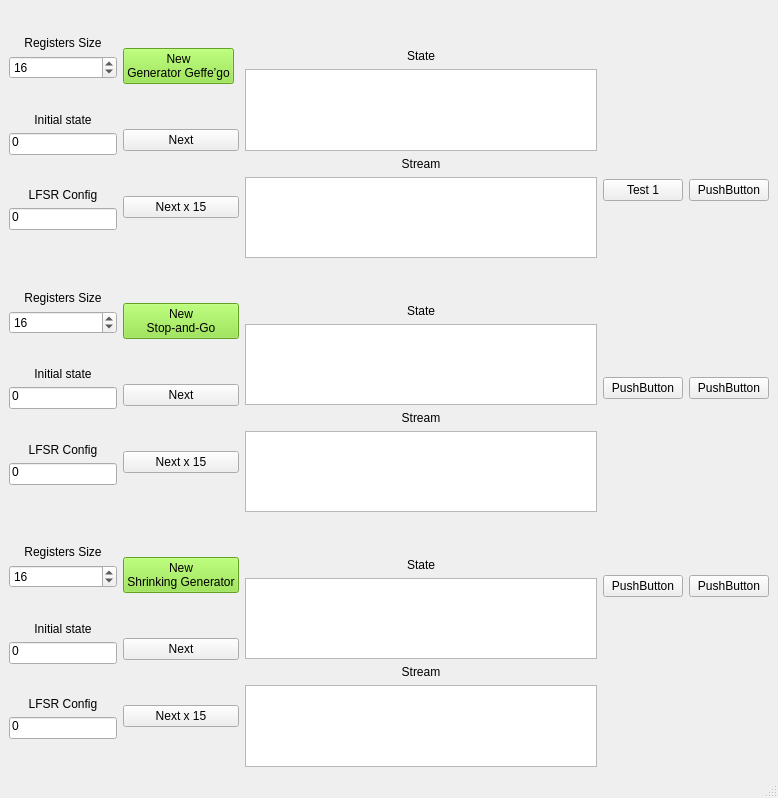
<?xml version="1.0" encoding="UTF-8"?>
<ui version="4.0">
 <class>MainWindow</class>
 <widget class="QMainWindow" name="MainWindow">
  <property name="geometry">
   <rect>
    <x>0</x>
    <y>0</y>
    <width>778</width>
    <height>798</height>
   </rect>
  </property>
  <property name="windowTitle">
   <string>MainWindow</string>
  </property>
  <widget class="QWidget" name="centralwidget">
   <layout class="QGridLayout" name="gridLayout" columnstretch="3,1">
    <property name="sizeConstraint">
     <enum>QLayout::SetMinimumSize</enum>
    </property>
    <item row="0" column="0">
     <layout class="QGridLayout" name="MainGrid" rowstretch="0" columnstretch="2">
      <property name="sizeConstraint">
       <enum>QLayout::SetDefaultConstraint</enum>
      </property>
      <property name="leftMargin">
       <number>0</number>
      </property>
      <item row="0" column="0">
       <layout class="QGridLayout" name="grid_Generators" rowstretch="1,1,1" columnstretch="1,1,100">
        <property name="sizeConstraint">
         <enum>QLayout::SetDefaultConstraint</enum>
        </property>
        <item row="1" column="0">
         <layout class="QGridLayout" name="grid_config_stopandgo">
          <item row="3" column="0">
           <spacer name="verticalSpacer_3">
            <property name="orientation">
             <enum>Qt::Vertical</enum>
            </property>
            <property name="sizeHint" stdset="0">
             <size>
              <width>20</width>
              <height>40</height>
             </size>
            </property>
           </spacer>
          </item>
          <item row="5" column="0">
           <widget class="QLineEdit" name="lineEdit_stopandgo_init_state">
            <property name="sizePolicy">
             <sizepolicy hsizetype="Minimum" vsizetype="Maximum">
              <horstretch>0</horstretch>
              <verstretch>0</verstretch>
             </sizepolicy>
            </property>
            <property name="toolTip">
             <string>0 is random value.</string>
            </property>
            <property name="text">
             <string>0</string>
            </property>
            <property name="alignment">
             <set>Qt::AlignLeading|Qt::AlignLeft|Qt::AlignTop</set>
            </property>
           </widget>
          </item>
          <item row="0" column="0">
           <spacer name="verticalSpacer_7">
            <property name="orientation">
             <enum>Qt::Vertical</enum>
            </property>
            <property name="sizeHint" stdset="0">
             <size>
              <width>20</width>
              <height>40</height>
             </size>
            </property>
           </spacer>
          </item>
          <item row="2" column="0">
           <widget class="QSpinBox" name="spinBox_stopandgo_size">
            <property name="sizePolicy">
             <sizepolicy hsizetype="Minimum" vsizetype="Maximum">
              <horstretch>0</horstretch>
              <verstretch>0</verstretch>
             </sizepolicy>
            </property>
            <property name="frame">
             <bool>true</bool>
            </property>
            <property name="alignment">
             <set>Qt::AlignLeading|Qt::AlignLeft|Qt::AlignVCenter</set>
            </property>
            <property name="minimum">
             <number>1</number>
            </property>
            <property name="value">
             <number>16</number>
            </property>
           </widget>
          </item>
          <item row="1" column="0">
           <widget class="QLabel" name="label_9">
            <property name="sizePolicy">
             <sizepolicy hsizetype="Minimum" vsizetype="Maximum">
              <horstretch>0</horstretch>
              <verstretch>0</verstretch>
             </sizepolicy>
            </property>
            <property name="frameShape">
             <enum>QFrame::NoFrame</enum>
            </property>
            <property name="frameShadow">
             <enum>QFrame::Plain</enum>
            </property>
            <property name="text">
             <string>Registers Size</string>
            </property>
            <property name="alignment">
             <set>Qt::AlignBottom|Qt::AlignHCenter</set>
            </property>
           </widget>
          </item>
          <item row="6" column="0">
           <spacer name="verticalSpacer_4">
            <property name="orientation">
             <enum>Qt::Vertical</enum>
            </property>
            <property name="sizeHint" stdset="0">
             <size>
              <width>20</width>
              <height>40</height>
             </size>
            </property>
           </spacer>
          </item>
          <item row="7" column="0">
           <widget class="QLabel" name="label_7">
            <property name="sizePolicy">
             <sizepolicy hsizetype="Minimum" vsizetype="Maximum">
              <horstretch>0</horstretch>
              <verstretch>0</verstretch>
             </sizepolicy>
            </property>
            <property name="frameShape">
             <enum>QFrame::NoFrame</enum>
            </property>
            <property name="frameShadow">
             <enum>QFrame::Plain</enum>
            </property>
            <property name="text">
             <string>LFSR Config</string>
            </property>
            <property name="alignment">
             <set>Qt::AlignBottom|Qt::AlignHCenter</set>
            </property>
           </widget>
          </item>
          <item row="8" column="0">
           <widget class="QLineEdit" name="lineEdit_stopandgo_config">
            <property name="sizePolicy">
             <sizepolicy hsizetype="Minimum" vsizetype="Maximum">
              <horstretch>0</horstretch>
              <verstretch>0</verstretch>
             </sizepolicy>
            </property>
            <property name="toolTip">
             <string>Specify active bits in LFSR. 0 is random value. Use deciaml values.</string>
            </property>
            <property name="text">
             <string>0</string>
            </property>
            <property name="alignment">
             <set>Qt::AlignLeading|Qt::AlignLeft|Qt::AlignTop</set>
            </property>
           </widget>
          </item>
          <item row="4" column="0">
           <widget class="QLabel" name="label_8">
            <property name="sizePolicy">
             <sizepolicy hsizetype="Minimum" vsizetype="Maximum">
              <horstretch>0</horstretch>
              <verstretch>0</verstretch>
             </sizepolicy>
            </property>
            <property name="frameShape">
             <enum>QFrame::NoFrame</enum>
            </property>
            <property name="frameShadow">
             <enum>QFrame::Plain</enum>
            </property>
            <property name="text">
             <string>Initial state</string>
            </property>
            <property name="alignment">
             <set>Qt::AlignBottom|Qt::AlignHCenter</set>
            </property>
           </widget>
          </item>
          <item row="9" column="0">
           <spacer name="verticalSpacer_11">
            <property name="orientation">
             <enum>Qt::Vertical</enum>
            </property>
            <property name="sizeHint" stdset="0">
             <size>
              <width>20</width>
              <height>40</height>
             </size>
            </property>
           </spacer>
          </item>
         </layout>
        </item>
        <item row="0" column="0">
         <layout class="QGridLayout" name="grid_config_geffe" rowstretch="1,0,0,0,0,0,0,0,0,0,0">
          <item row="5" column="0">
           <widget class="QLabel" name="label_2">
            <property name="sizePolicy">
             <sizepolicy hsizetype="Minimum" vsizetype="Maximum">
              <horstretch>0</horstretch>
              <verstretch>0</verstretch>
             </sizepolicy>
            </property>
            <property name="frameShape">
             <enum>QFrame::NoFrame</enum>
            </property>
            <property name="frameShadow">
             <enum>QFrame::Plain</enum>
            </property>
            <property name="text">
             <string>Initial state</string>
            </property>
            <property name="alignment">
             <set>Qt::AlignBottom|Qt::AlignHCenter</set>
            </property>
           </widget>
          </item>
          <item row="2" column="0">
           <widget class="QLabel" name="label">
            <property name="sizePolicy">
             <sizepolicy hsizetype="Minimum" vsizetype="Maximum">
              <horstretch>0</horstretch>
              <verstretch>0</verstretch>
             </sizepolicy>
            </property>
            <property name="frameShape">
             <enum>QFrame::NoFrame</enum>
            </property>
            <property name="frameShadow">
             <enum>QFrame::Plain</enum>
            </property>
            <property name="text">
             <string>Registers Size</string>
            </property>
            <property name="alignment">
             <set>Qt::AlignBottom|Qt::AlignHCenter</set>
            </property>
           </widget>
          </item>
          <item row="9" column="0">
           <widget class="QLineEdit" name="lineEdit_geffe_config">
            <property name="sizePolicy">
             <sizepolicy hsizetype="Minimum" vsizetype="Maximum">
              <horstretch>0</horstretch>
              <verstretch>0</verstretch>
             </sizepolicy>
            </property>
            <property name="toolTip">
             <string>Specify active bits in LFSR. 0 is random value. Use deciaml values.</string>
            </property>
            <property name="text">
             <string>0</string>
            </property>
            <property name="alignment">
             <set>Qt::AlignLeading|Qt::AlignLeft|Qt::AlignTop</set>
            </property>
           </widget>
          </item>
          <item row="10" column="0">
           <spacer name="verticalSpacer_10">
            <property name="orientation">
             <enum>Qt::Vertical</enum>
            </property>
            <property name="sizeHint" stdset="0">
             <size>
              <width>20</width>
              <height>40</height>
             </size>
            </property>
           </spacer>
          </item>
          <item row="7" column="0">
           <spacer name="verticalSpacer_2">
            <property name="orientation">
             <enum>Qt::Vertical</enum>
            </property>
            <property name="sizeHint" stdset="0">
             <size>
              <width>20</width>
              <height>40</height>
             </size>
            </property>
           </spacer>
          </item>
          <item row="8" column="0">
           <widget class="QLabel" name="label_3">
            <property name="sizePolicy">
             <sizepolicy hsizetype="Minimum" vsizetype="Maximum">
              <horstretch>0</horstretch>
              <verstretch>0</verstretch>
             </sizepolicy>
            </property>
            <property name="frameShape">
             <enum>QFrame::NoFrame</enum>
            </property>
            <property name="frameShadow">
             <enum>QFrame::Plain</enum>
            </property>
            <property name="text">
             <string>LFSR Config</string>
            </property>
            <property name="alignment">
             <set>Qt::AlignBottom|Qt::AlignHCenter</set>
            </property>
           </widget>
          </item>
          <item row="3" column="0">
           <widget class="QSpinBox" name="spinBox_geffe_size">
            <property name="sizePolicy">
             <sizepolicy hsizetype="Minimum" vsizetype="Maximum">
              <horstretch>0</horstretch>
              <verstretch>0</verstretch>
             </sizepolicy>
            </property>
            <property name="frame">
             <bool>true</bool>
            </property>
            <property name="alignment">
             <set>Qt::AlignLeading|Qt::AlignLeft|Qt::AlignVCenter</set>
            </property>
            <property name="minimum">
             <number>1</number>
            </property>
            <property name="value">
             <number>16</number>
            </property>
           </widget>
          </item>
          <item row="4" column="0">
           <spacer name="verticalSpacer">
            <property name="orientation">
             <enum>Qt::Vertical</enum>
            </property>
            <property name="sizeHint" stdset="0">
             <size>
              <width>20</width>
              <height>40</height>
             </size>
            </property>
           </spacer>
          </item>
          <item row="0" column="0">
           <spacer name="verticalSpacer_9">
            <property name="orientation">
             <enum>Qt::Vertical</enum>
            </property>
            <property name="sizeHint" stdset="0">
             <size>
              <width>20</width>
              <height>40</height>
             </size>
            </property>
           </spacer>
          </item>
          <item row="6" column="0">
           <widget class="QLineEdit" name="lineEdit_geffe_init_state">
            <property name="sizePolicy">
             <sizepolicy hsizetype="Minimum" vsizetype="Maximum">
              <horstretch>0</horstretch>
              <verstretch>0</verstretch>
             </sizepolicy>
            </property>
            <property name="toolTip">
             <string>0 is random value.</string>
            </property>
            <property name="text">
             <string>0</string>
            </property>
            <property name="alignment">
             <set>Qt::AlignLeading|Qt::AlignLeft|Qt::AlignTop</set>
            </property>
           </widget>
          </item>
          <item row="1" column="0">
           <spacer name="verticalSpacer_13">
            <property name="orientation">
             <enum>Qt::Vertical</enum>
            </property>
            <property name="sizeHint" stdset="0">
             <size>
              <width>20</width>
              <height>40</height>
             </size>
            </property>
           </spacer>
          </item>
         </layout>
        </item>
        <item row="0" column="1">
         <layout class="QVBoxLayout" name="verticalLayout_geffe">
          <item>
           <widget class="QPushButton" name="pushButton_new_Geffe">
            <property name="sizePolicy">
             <sizepolicy hsizetype="Maximum" vsizetype="Maximum">
              <horstretch>0</horstretch>
              <verstretch>0</verstretch>
             </sizepolicy>
            </property>
            <property name="styleSheet">
             <string notr="true">background-color: rgb(138, 226, 52);</string>
            </property>
            <property name="text">
             <string>New
Generator Geffe’go</string>
            </property>
           </widget>
          </item>
          <item>
           <widget class="QPushButton" name="pushButton_geffe_next">
            <property name="text">
             <string>Next</string>
            </property>
           </widget>
          </item>
          <item>
           <widget class="QPushButton" name="pushButton_geffe_next_xtimes">
            <property name="text">
             <string>Next x 15</string>
            </property>
           </widget>
          </item>
         </layout>
        </item>
        <item row="1" column="1">
         <layout class="QVBoxLayout" name="verticalLayout_stopandgo">
          <item>
           <widget class="QPushButton" name="pushButton_new_stopandgo">
            <property name="styleSheet">
             <string notr="true">background-color: rgb(138, 226, 52);</string>
            </property>
            <property name="text">
             <string>New
Stop-and-Go</string>
            </property>
           </widget>
          </item>
          <item>
           <widget class="QPushButton" name="pushButton_stopandgo_next">
            <property name="text">
             <string>Next</string>
            </property>
           </widget>
          </item>
          <item>
           <widget class="QPushButton" name="pushButton_stopandgo_next_xtimes">
            <property name="text">
             <string>Next x 15</string>
            </property>
           </widget>
          </item>
         </layout>
        </item>
        <item row="2" column="1">
         <layout class="QVBoxLayout" name="verticalLayout_shrinking">
          <item>
           <widget class="QPushButton" name="pushButton_new_shrinking">
            <property name="styleSheet">
             <string notr="true">background-color: rgb(138, 226, 52);</string>
            </property>
            <property name="text">
             <string>New
Shrinking Generator</string>
            </property>
           </widget>
          </item>
          <item>
           <widget class="QPushButton" name="pushButton_shrinking_next">
            <property name="text">
             <string>Next</string>
            </property>
           </widget>
          </item>
          <item>
           <widget class="QPushButton" name="pushButton_shrinking_next_xtimes">
            <property name="text">
             <string>Next x 15</string>
            </property>
           </widget>
          </item>
         </layout>
        </item>
        <item row="2" column="0">
         <layout class="QGridLayout" name="grid_config_shrinking">
          <item row="1" column="0">
           <widget class="QLabel" name="label_4">
            <property name="sizePolicy">
             <sizepolicy hsizetype="Minimum" vsizetype="Maximum">
              <horstretch>0</horstretch>
              <verstretch>0</verstretch>
             </sizepolicy>
            </property>
            <property name="frameShape">
             <enum>QFrame::NoFrame</enum>
            </property>
            <property name="frameShadow">
             <enum>QFrame::Plain</enum>
            </property>
            <property name="text">
             <string>Registers Size</string>
            </property>
            <property name="alignment">
             <set>Qt::AlignBottom|Qt::AlignHCenter</set>
            </property>
           </widget>
          </item>
          <item row="4" column="0">
           <widget class="QLabel" name="label_5">
            <property name="sizePolicy">
             <sizepolicy hsizetype="Minimum" vsizetype="Maximum">
              <horstretch>0</horstretch>
              <verstretch>0</verstretch>
             </sizepolicy>
            </property>
            <property name="frameShape">
             <enum>QFrame::NoFrame</enum>
            </property>
            <property name="frameShadow">
             <enum>QFrame::Plain</enum>
            </property>
            <property name="text">
             <string>Initial state</string>
            </property>
            <property name="alignment">
             <set>Qt::AlignBottom|Qt::AlignHCenter</set>
            </property>
           </widget>
          </item>
          <item row="7" column="0">
           <widget class="QLabel" name="label_6">
            <property name="sizePolicy">
             <sizepolicy hsizetype="Minimum" vsizetype="Maximum">
              <horstretch>0</horstretch>
              <verstretch>0</verstretch>
             </sizepolicy>
            </property>
            <property name="frameShape">
             <enum>QFrame::NoFrame</enum>
            </property>
            <property name="frameShadow">
             <enum>QFrame::Plain</enum>
            </property>
            <property name="text">
             <string>LFSR Config</string>
            </property>
            <property name="alignment">
             <set>Qt::AlignBottom|Qt::AlignHCenter</set>
            </property>
           </widget>
          </item>
          <item row="6" column="0">
           <spacer name="verticalSpacer_6">
            <property name="orientation">
             <enum>Qt::Vertical</enum>
            </property>
            <property name="sizeHint" stdset="0">
             <size>
              <width>20</width>
              <height>40</height>
             </size>
            </property>
           </spacer>
          </item>
          <item row="5" column="0">
           <widget class="QLineEdit" name="lineEdit_shrinking_init_state">
            <property name="sizePolicy">
             <sizepolicy hsizetype="Minimum" vsizetype="Maximum">
              <horstretch>0</horstretch>
              <verstretch>0</verstretch>
             </sizepolicy>
            </property>
            <property name="toolTip">
             <string>0 is random value.</string>
            </property>
            <property name="layoutDirection">
             <enum>Qt::LeftToRight</enum>
            </property>
            <property name="text">
             <string>0</string>
            </property>
            <property name="alignment">
             <set>Qt::AlignLeading|Qt::AlignLeft|Qt::AlignTop</set>
            </property>
           </widget>
          </item>
          <item row="2" column="0">
           <widget class="QSpinBox" name="spinBox_shrinking_size">
            <property name="sizePolicy">
             <sizepolicy hsizetype="Minimum" vsizetype="Maximum">
              <horstretch>0</horstretch>
              <verstretch>0</verstretch>
             </sizepolicy>
            </property>
            <property name="frame">
             <bool>true</bool>
            </property>
            <property name="alignment">
             <set>Qt::AlignLeading|Qt::AlignLeft|Qt::AlignVCenter</set>
            </property>
            <property name="minimum">
             <number>1</number>
            </property>
            <property name="value">
             <number>16</number>
            </property>
           </widget>
          </item>
          <item row="8" column="0">
           <widget class="QLineEdit" name="lineEdit_shrinking_config">
            <property name="sizePolicy">
             <sizepolicy hsizetype="Minimum" vsizetype="Maximum">
              <horstretch>0</horstretch>
              <verstretch>0</verstretch>
             </sizepolicy>
            </property>
            <property name="toolTip">
             <string>Specify active bits in LFSR. 0 is random value. Use deciaml values.</string>
            </property>
            <property name="text">
             <string>0</string>
            </property>
            <property name="alignment">
             <set>Qt::AlignLeading|Qt::AlignLeft|Qt::AlignTop</set>
            </property>
           </widget>
          </item>
          <item row="0" column="0">
           <spacer name="verticalSpacer_8">
            <property name="orientation">
             <enum>Qt::Vertical</enum>
            </property>
            <property name="sizeHint" stdset="0">
             <size>
              <width>20</width>
              <height>40</height>
             </size>
            </property>
           </spacer>
          </item>
          <item row="3" column="0">
           <spacer name="verticalSpacer_5">
            <property name="orientation">
             <enum>Qt::Vertical</enum>
            </property>
            <property name="sizeHint" stdset="0">
             <size>
              <width>20</width>
              <height>40</height>
             </size>
            </property>
           </spacer>
          </item>
          <item row="9" column="0">
           <spacer name="verticalSpacer_12">
            <property name="orientation">
             <enum>Qt::Vertical</enum>
            </property>
            <property name="sizeHint" stdset="0">
             <size>
              <width>20</width>
              <height>40</height>
             </size>
            </property>
           </spacer>
          </item>
         </layout>
        </item>
        <item row="0" column="2">
         <layout class="QVBoxLayout" name="verticalLayout_out_geffe" stretch="0,1,1,1,1">
          <item>
           <spacer name="verticalSpacer_14">
            <property name="orientation">
             <enum>Qt::Vertical</enum>
            </property>
            <property name="sizeType">
             <enum>QSizePolicy::Minimum</enum>
            </property>
            <property name="sizeHint" stdset="0">
             <size>
              <width>20</width>
              <height>40</height>
             </size>
            </property>
           </spacer>
          </item>
          <item>
           <widget class="QLabel" name="label_10">
            <property name="sizePolicy">
             <sizepolicy hsizetype="Minimum" vsizetype="Maximum">
              <horstretch>0</horstretch>
              <verstretch>0</verstretch>
             </sizepolicy>
            </property>
            <property name="text">
             <string>State</string>
            </property>
            <property name="alignment">
             <set>Qt::AlignBottom|Qt::AlignHCenter</set>
            </property>
           </widget>
          </item>
          <item>
           <widget class="QTextBrowser" name="text_geffe_state">
            <property name="sizePolicy">
             <sizepolicy hsizetype="MinimumExpanding" vsizetype="Maximum">
              <horstretch>0</horstretch>
              <verstretch>0</verstretch>
             </sizepolicy>
            </property>
           </widget>
          </item>
          <item>
           <widget class="QLabel" name="label_11">
            <property name="sizePolicy">
             <sizepolicy hsizetype="Minimum" vsizetype="Maximum">
              <horstretch>0</horstretch>
              <verstretch>0</verstretch>
             </sizepolicy>
            </property>
            <property name="text">
             <string>Stream</string>
            </property>
            <property name="alignment">
             <set>Qt::AlignBottom|Qt::AlignHCenter</set>
            </property>
           </widget>
          </item>
          <item>
           <widget class="QTextBrowser" name="text_geffe_stream">
            <property name="sizePolicy">
             <sizepolicy hsizetype="MinimumExpanding" vsizetype="Maximum">
              <horstretch>0</horstretch>
              <verstretch>0</verstretch>
             </sizepolicy>
            </property>
           </widget>
          </item>
         </layout>
        </item>
        <item row="1" column="2">
         <layout class="QVBoxLayout" name="verticalLayout_out_stopandgo">
          <item>
           <spacer name="verticalSpacer_15">
            <property name="orientation">
             <enum>Qt::Vertical</enum>
            </property>
            <property name="sizeType">
             <enum>QSizePolicy::Minimum</enum>
            </property>
            <property name="sizeHint" stdset="0">
             <size>
              <width>20</width>
              <height>40</height>
             </size>
            </property>
           </spacer>
          </item>
          <item>
           <widget class="QLabel" name="label_12">
            <property name="sizePolicy">
             <sizepolicy hsizetype="Minimum" vsizetype="Maximum">
              <horstretch>0</horstretch>
              <verstretch>0</verstretch>
             </sizepolicy>
            </property>
            <property name="text">
             <string>State</string>
            </property>
            <property name="alignment">
             <set>Qt::AlignBottom|Qt::AlignHCenter</set>
            </property>
           </widget>
          </item>
          <item>
           <widget class="QTextBrowser" name="text_stopandgo_state">
            <property name="sizePolicy">
             <sizepolicy hsizetype="MinimumExpanding" vsizetype="Maximum">
              <horstretch>0</horstretch>
              <verstretch>0</verstretch>
             </sizepolicy>
            </property>
           </widget>
          </item>
          <item>
           <widget class="QLabel" name="label_13">
            <property name="sizePolicy">
             <sizepolicy hsizetype="Minimum" vsizetype="Maximum">
              <horstretch>0</horstretch>
              <verstretch>0</verstretch>
             </sizepolicy>
            </property>
            <property name="text">
             <string>Stream</string>
            </property>
            <property name="alignment">
             <set>Qt::AlignBottom|Qt::AlignHCenter</set>
            </property>
           </widget>
          </item>
          <item>
           <widget class="QTextBrowser" name="text_stopandgo_stream">
            <property name="sizePolicy">
             <sizepolicy hsizetype="MinimumExpanding" vsizetype="Maximum">
              <horstretch>0</horstretch>
              <verstretch>0</verstretch>
             </sizepolicy>
            </property>
           </widget>
          </item>
         </layout>
        </item>
        <item row="2" column="2">
         <layout class="QVBoxLayout" name="verticalLayout_out_shrikning">
          <item>
           <spacer name="verticalSpacer_16">
            <property name="orientation">
             <enum>Qt::Vertical</enum>
            </property>
            <property name="sizeType">
             <enum>QSizePolicy::Minimum</enum>
            </property>
            <property name="sizeHint" stdset="0">
             <size>
              <width>20</width>
              <height>40</height>
             </size>
            </property>
           </spacer>
          </item>
          <item>
           <widget class="QLabel" name="label_14">
            <property name="sizePolicy">
             <sizepolicy hsizetype="Minimum" vsizetype="Maximum">
              <horstretch>0</horstretch>
              <verstretch>0</verstretch>
             </sizepolicy>
            </property>
            <property name="text">
             <string>State</string>
            </property>
            <property name="alignment">
             <set>Qt::AlignBottom|Qt::AlignHCenter</set>
            </property>
           </widget>
          </item>
          <item>
           <widget class="QTextBrowser" name="text_shrinking_state">
            <property name="sizePolicy">
             <sizepolicy hsizetype="MinimumExpanding" vsizetype="Maximum">
              <horstretch>0</horstretch>
              <verstretch>0</verstretch>
             </sizepolicy>
            </property>
           </widget>
          </item>
          <item>
           <widget class="QLabel" name="label_15">
            <property name="sizePolicy">
             <sizepolicy hsizetype="Minimum" vsizetype="Maximum">
              <horstretch>0</horstretch>
              <verstretch>0</verstretch>
             </sizepolicy>
            </property>
            <property name="text">
             <string>Stream</string>
            </property>
            <property name="alignment">
             <set>Qt::AlignBottom|Qt::AlignHCenter</set>
            </property>
           </widget>
          </item>
          <item>
           <widget class="QTextBrowser" name="text_shrinking_stream">
            <property name="sizePolicy">
             <sizepolicy hsizetype="MinimumExpanding" vsizetype="Maximum">
              <horstretch>0</horstretch>
              <verstretch>0</verstretch>
             </sizepolicy>
            </property>
           </widget>
          </item>
         </layout>
        </item>
       </layout>
      </item>
     </layout>
    </item>
    <item row="0" column="1">
     <layout class="QGridLayout" name="grid_Test" rowstretch="1,1,1" columnstretch="1,1">
      <item row="0" column="0">
       <widget class="QPushButton" name="pushButton">
        <property name="sizePolicy">
         <sizepolicy hsizetype="Maximum" vsizetype="Fixed">
          <horstretch>0</horstretch>
          <verstretch>0</verstretch>
         </sizepolicy>
        </property>
        <property name="text">
         <string>Test 1</string>
        </property>
       </widget>
      </item>
      <item row="1" column="0">
       <widget class="QPushButton" name="pushButton_2">
        <property name="sizePolicy">
         <sizepolicy hsizetype="Maximum" vsizetype="Fixed">
          <horstretch>0</horstretch>
          <verstretch>0</verstretch>
         </sizepolicy>
        </property>
        <property name="text">
         <string>PushButton</string>
        </property>
       </widget>
      </item>
      <item row="2" column="0">
       <widget class="QPushButton" name="pushButton_3">
        <property name="sizePolicy">
         <sizepolicy hsizetype="Maximum" vsizetype="Fixed">
          <horstretch>0</horstretch>
          <verstretch>0</verstretch>
         </sizepolicy>
        </property>
        <property name="text">
         <string>PushButton</string>
        </property>
       </widget>
      </item>
      <item row="1" column="1">
       <widget class="QPushButton" name="pushButton_5">
        <property name="sizePolicy">
         <sizepolicy hsizetype="Maximum" vsizetype="Fixed">
          <horstretch>0</horstretch>
          <verstretch>0</verstretch>
         </sizepolicy>
        </property>
        <property name="text">
         <string>PushButton</string>
        </property>
       </widget>
      </item>
      <item row="0" column="1">
       <widget class="QPushButton" name="pushButton_4">
        <property name="sizePolicy">
         <sizepolicy hsizetype="Maximum" vsizetype="Fixed">
          <horstretch>0</horstretch>
          <verstretch>0</verstretch>
         </sizepolicy>
        </property>
        <property name="text">
         <string>PushButton</string>
        </property>
       </widget>
      </item>
      <item row="2" column="1">
       <widget class="QPushButton" name="pushButton_6">
        <property name="sizePolicy">
         <sizepolicy hsizetype="Maximum" vsizetype="Fixed">
          <horstretch>0</horstretch>
          <verstretch>0</verstretch>
         </sizepolicy>
        </property>
        <property name="text">
         <string>PushButton</string>
        </property>
       </widget>
      </item>
     </layout>
    </item>
   </layout>
  </widget>
  <widget class="QStatusBar" name="statusbar"/>
  <widget class="QMenuBar" name="menuBar">
   <property name="geometry">
    <rect>
     <x>0</x>
     <y>0</y>
     <width>778</width>
     <height>22</height>
    </rect>
   </property>
  </widget>
 </widget>
 <resources/>
 <connections/>
</ui>
